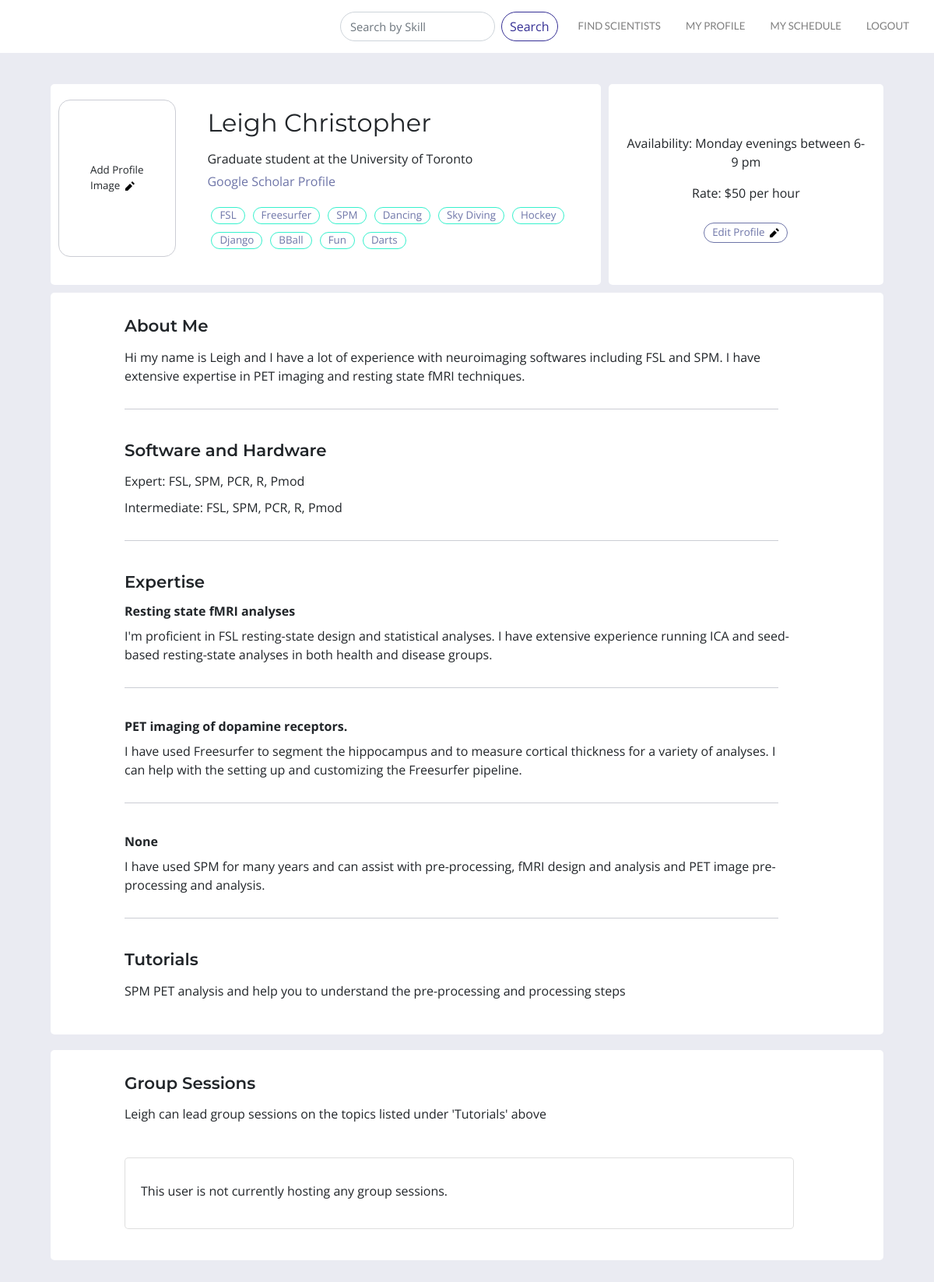
The app's page /search/users/profile/ (signed in) with its own data.
### users/models.py (models this page shows)
class CustomUser(AbstractUser):
    objects = CustomUserManager()
    position = models.CharField(max_length =10000, null=True, default='', blank=True)
    bio = models.CharField(max_length =10000, null=True, default='', blank=True)
    skills = TaggableManager(help_text="A comma-separated list of tags.")
    image = models.ImageField(upload_to="profile_image", blank=True)
    website = models.CharField(max_length=10000, null=True, default='', blank=True)
    skill_area1_title = models.CharField(max_length =10000, null=True, default='', blank=True)
    skill_area1 = models.CharField(max_length =10000, null=True, default='', blank=True)
    skill_area2_title = models.CharField(max_length =10000, null=True, default='', blank=True)
    skill_area2 = models.CharField(max_length =10000, null=True, default='', blank=True)
    skill_area3_title = models.CharField(max_length =10000, null=True, default='', blank=True)
    skill_area3 = models.CharField(max_length =10000, null=True, default='', blank=True)
    skill_area4_title = models.CharField(max_length =10000, null=True, default='', blank=True)
    skill_area4 = models.CharField(max_length =10000, null=True, default='', blank=True)
    skill_area5_title = models.CharField(max_length =10000, null=True, default='', blank=True)
    skill_area5 = models.CharField(max_length =10000, null=True, default='', blank=True)
    software_hardware = models.CharField(max_length =10000, null=True, default='', blank=True)
    software_hardware_intermediate = models.CharField(max_length =10000, null=True, default='', blank=True)
    availability = models.CharField(max_length=10000, null=True, default='', blank=True)
    rate = models.CharField(max_length= 10000, null=True, default='', blank=True)
    expert = models.BooleanField(blank=True, default=False)
    gives_tutorials = models.BooleanField(blank=True, default=False)
    tutorial_area = models.CharField(max_length =10000, null=True, default='', blank=True)
    wants_expert = models.BooleanField(blank=True, default=False)
    needs_help_with = models.CharField(max_length =10000, null=True, default='', blank=True)
    profile_under_review = models.BooleanField(blank=True, default=False)
    profile_approved = models.BooleanField(blank=True, default=False)

### users/views.py (the view)
# urls.py: path('profile/', views.view_profile, name='profile'),
def view_profile(request, pk=None):
    if pk:
        user = CustomUser.objects.get(pk=pk)
    else:
        user = request.user
    bookings = user.bookings.all()
    tutorials = bookings.filter(is_tutorial=True)
    args = {'user': user,
            'bookings': bookings,
            'tutorials': tutorials,
           }
    return render(request, 'profile.html', args)

### templates/profile.html (shortened to what this page needs)
{% extends 'layout.html' %}
{% load static %}
{% block content %}
<div class="container-fluid" id="profile_container">
   <div class="container profile">
    <div class="container" id = "profile_intro">
        <div class="container" id="expert">
            {% if user.image %}
            <div>
               <a href="{% url 'edit_profile_image' %}"><img class="profile_image" src="{{ user.image.url }}" width="170"/></a>
            </div>
            {% elif not user.image and user.is_authenticated and user == request.user %}
            <div class="edit_profile_image_button"><p class="image_bubble">Add Profile Image&nbsp&nbsp<a href="{% url 'edit_profile_image' %}"><img class="iconic" src="/static/css/pencil.svg"></a></p></div>
            {% endif %}
            <div class="container user_name">
            <p class="profile_name">{{ user.first_name }}&nbsp{{ user.last_name }}</p>
            <p class="profile_text">{{user.position}}</p>
                {% if user.website %}
                <a href="{{ user.website }}" target="_blank"><p class="website_text">Google Scholar Profile</p></a>
                {% else %}
                <br>
                {% endif %}
                <div class="container skills">
                {% for skill in user.skills.all %}
                    <div class="skill_bubble"><a href="{% url 'skills' skill.name %}"><p class="skill_bubble">{{ skill.name }}</p></a></div>
                {% endfor %}
                </div>
            </div>
        </div>
        <div class="container" id="availability">
               <div class="availability_text">
                <p>Availability: {{ user.availability }}</p>
                <p>Rate: {{ user.rate }}</p>
            </div>
            {% if user != request.user and user.is_authenticated %}
                <a href="{% url 'booking:user_booking_new' pk=user.pk %}"><button type="submit" class="booking_button">Request to Book</button></a>
            {% if user.gives_tutorials %}
                <p>or <a href="#tutorial">Join a group session</a></p>
            {% endif %}
            {% elif user.is_authenticated and user == request.user %}
                <div class="edit_profile"><p class="skill_bubble">Edit Profile&nbsp&nbsp<a href="{% url 'edit_profile' %}"><img class="iconic" src="/static/css/pencil.svg"></a></p></div>
            {% endif %}
       </div>
    </div>
       </div>
<div class="container profile">
     <div class="container" id="profile_content">
         <div class="profile_content_text">
         <h4 class="bio_title">About Me</h4>
         <p class="profile_text">{{ user.bio }}</p>
    <div class="divider"></div>
        {% if user.software_hardware %}
          <h4 class="bio_title">Software and Hardware</h4>
         <p class="profile_text">Expert: {{ user.software_hardware }}</p>
             {% if user.software_hardware_intermediate %}
             <p class="profile_text">Intermediate: {{ user.software_hardware }}</p>
             {% endif %}
                <div class="divider"></div>
          {% endif %}
         {% if user.skill_area1 %}
         <h4 class="bio_title">Expertise</h4>
         <h4 class="text_title">{{ user.skill_area1_title }}</h4>
         <p class="profile_text">{{ user.skill_area1 }}</p>
    <div class="divider"></div>
         {% endif %}
          {% if user.skill_area2 %}
         <h4 class="text_title">{{ user.skill_area2_title }}</h4>
          <p class="profile_text">{{ user.skill_area2 }}</p>
    <div class="divider"></div>
           {% endif %}
          {% if user.skill_area3 %}
         <h4 class="text_title">{{ user.skill_area3_title }}</h4>
          <p class="profile_text">{{ user.skill_area3 }}</p>
    <div class="divider"></div>
         {% endif %}
        {% if user.gives_tutorials and user.tutorial_area %}
        <h4 class="bio_title">Tutorials</h4>
         <p class="profile_text">{{ user.tutorial_area }}</p>
        {% endif %}
             <br>
       </div>
    </div>
    </div>
{% if user.gives_tutorials and user.tutorial_area %}
<div class="container profile">
<div class="container" id="profile_content">
    <div class="profile_content_text">
        <h4 class="bio_title">Group Sessions</h4>
         <p class="profile_text">{{ user.first_name }} can lead group sessions on the topics listed under 'Tutorials' above</p>
       <br>
{% if tutorials %}
<h4 class="bio_title">Available Group Sessions</h4>
{% for booking in tutorials %}
        {% if booking.is_confirmed %}
    <div class="container card">
        <h5 class="card-title"><a href="{% url 'booking:booking_detail' pk=booking.pk %}">{{ booking.title }}</a></h5>
        <p class="card-text">{{ booking.start_time }}</p>
    </div>
        {% endif %}
        {% endfor %}
{% else %}
        <div class="container card">
       <p class="profile_text">This user is not currently hosting any group sessions.<p>
    </div>
       {% endif %}
</div>
</div>
</div>
 {% endif %}
</div>
{% endblock %}

### static/css/layout.css (style rules this page uses)
a { color: #6e75a8; }
p.website_text { color: #6e75a8; font-family: 'Open Sans', sans-serif; margin-top: 5px; }
img.iconic { height: 12px; width: 12px; fill: gray; stroke: gray; }
body { background-image: url(scipertise_background_dark.jpg); background-size: cover; background-repeat:no-repeat; }
div#profile_container.container-fluid { padding:30px; background-color:#eaebf2; display: flex; flex-direction: column; overflow-y: scroll; min-height: 100%; }
div#profile_intro.container { display: flex; flex-direction: row; border-radius: 5px; margin-bottom: 5px; padding:0px; margin: 10px 20px 0px 20px; }
div#expert.container { display: flex; flex-direction: row; background-color: white; background-color: white; border-radius: 5px; margin-right: 10px; padding: 10px 0px; }
div.container.user_name { margin: 0px 0px 10px 10px; }
div#availability.container { font-family: 'Open Sans', sans-serif; font-size: 12pt; border-radius: 10px; display: flex; flex-direction: column; align-items: center; justify-content: center; text-align: center; width: 50%; margin: 0px; padding: 10px 0px; background-color: white; border-radius: 5px; }
div.availability_text { margin: 20px 20px 0px 20px; }
div#profile_content.container { background-color: white; border-radius: 5px; display: flex; flex-direction: column; margin: 10px 20px; }
div.profile_content_text { margin: 20px 140px 20px 80px; }
div.container.profile { display: flex; flex-direction: row; }
div.container.card { display: flex; padding: 20px; border-radius: 5px; margin: 20px auto; }
p.profile_name { display: inline-block; padding: 16px 0px 0px 0px; font-size: 24pt; font-family: 'Montserrat', sans-serif; font-weight: 400; margin-bottom: 0; }
p.profile_text { font-size: 12pt; font-family: 'Open Sans', sans-serif; margin: 10px 0px 0px 0px; }
div.divider { border-bottom: 1px solid #CBCDD4; padding-top: 10px; margin: 20px 20px 40px 0px; }
h4.bio_title { font-family: 'Montserrat', sans-serif; font-weight: 600; font-size: 16pt; margin: 10px 0px 15px 0px; }
h4.text_title { font-size: 12pt; font-family: 'Open Sans', sans-serif; margin: 10px 0px 0px 0px; font-weight: bolder; }
div.edit_profile_image_button { display: flex; align-items:center; justify-content: center; margin: 10px; }
p.image_bubble { padding: 80px 40px 80px 40px; font-family: 'Open Sans', sans-serif; font-size: 10pt; border: 1px solid #CBCDD4; border-radius: 15px; margin-right: 5px; }
div.container.skills { display: flex; flex-direction: row; flex-wrap: wrap; font-family: 'Open Sans', sans-serif; padding: 0px; }
div.skill_bubble { border-radius: 20px; border: solid 1px #36F1CD; text-align: center; padding: 0px 10px 0px 10px; margin: 5px; display:flex; }
p.skill_bubble { padding: 0; margin: 0; font-size: 10pt; color: #6e75a8; }
div.edit_profile { border-radius: 20px; border: solid 1px #6e75a8; text-align: center; padding: 2px 10px 2px 10px; margin: 10px auto; display:flex; }
@media screen and (max-width: 1200px) { div.profile_content_text { margin: 20px 100px 20px 80px; } }

### records on screen
CustomUser: first_name "Leigh", last_name "Christopher", position "Graduate student at the University of Toronto", availability "Monday evenings between 6-9 pm", rate "$50 per hour", bio "Hi my name is Leigh and I have a lot of experience with neuroimaging softwares including FSL and SPM. I have extensive expertise in PET imaging and resting state fMRI techniques.", software_hardware "FSL, SPM, PCR, R, Pmod", skill_area1_title "Resting state fMRI analyses", skill_area1 "I'm proficient in FSL resting-state design and statistical analyses. I have extensive experience running ICA and seed-based resting-state analyses in both health and disease groups.", skill_area2_title "PET imaging of dopamine receptors.", skill_area2 "I have used Freesurfer to segment the hippocampus and to measure cortical thickness for a variety of analyses. I can help with the setting up and customizing the Freesurfer pipeline.", skill_area3_title "None", skill_area3 "I have used SPM for many years and can assist with pre-processing, fMRI design and analysis and PET image pre-processing and analysis.", tutorial_area "SPM PET analysis and help you to understand the pre-processing and processing steps"
Tag: name "FSL"
Tag: name "Freesurfer"
Tag: name "SPM"
Tag: name "Dancing"
Tag: name "Sky Diving"
Tag: name "Hockey"
Tag: name "Django"
Tag: name "BBall"
Tag: name "Fun"
Tag: name "Darts"
